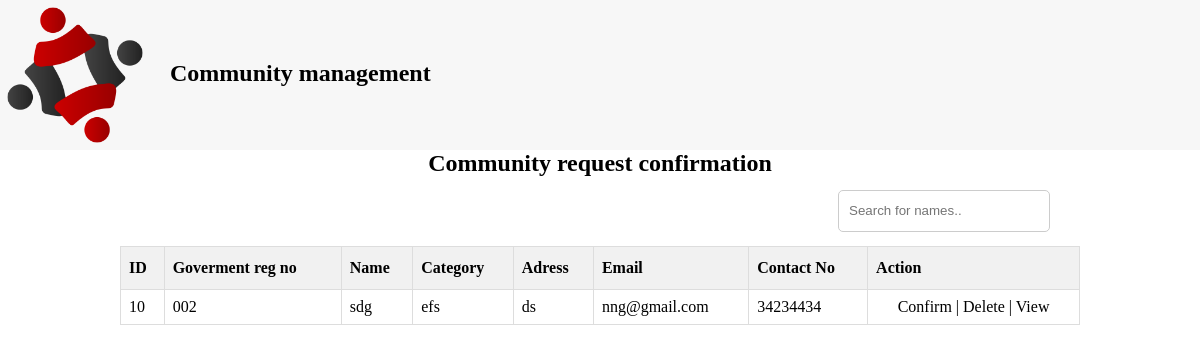
The page /inc/community_view.php (signed in) on the database its author committed.
### tables this page shows
CREATE TABLE IF NOT EXISTS `community` (
  `id` int(11) NOT NULL AUTO_INCREMENT,
  `gov_reg_no` varchar(100) NOT NULL,
  `name` varchar(200) NOT NULL,
  `category` varchar(100) NOT NULL,
  `adress` varchar(200) NOT NULL,
  `email` varchar(200) NOT NULL,
  `contact_no` int(11) NOT NULL,
  `status` varchar(50) NOT NULL,
  `acc_num` varchar(20) NOT NULL,
  `pass` varchar(200) NOT NULL,
  PRIMARY KEY (`id`,`gov_reg_no`)
);

### inc/community_view.php (the view, shortened to what this page needs)
<?php
$connection = mysqli_connect('localhost', 'root', '');
?>
<!DOCTYPE HTML PUBLIC "-//W3C//DTD HTML 4.01 Transitional//EN" "http://www.w3.org/TR/html4/loose.dtd">
<html>
<head>
<link rel="stylesheet" type="text/css" href="../css/sty.css">
</head>
<body>
<div id="head_space">
	<a href="sys.php"><img src="../img/nomad-community-logo.png" width="150px" height="150px"></a>
	<h2 id="sys_nm">Community management</h2>
</div>
<h2 align="center">Community request confirmation</h2>
<input type="text" id="myInput" onkeyup="myFunction()" placeholder="Search for names..">
	<table id="donator">
  <tr>
  	<th>ID</th>
    <th>Goverment reg no</th>
    <th>Name</th>
    <th>Category</th>
    <th>Adress</th>
    <th>Email</th>
    <th>Contact No</th>
    <th>Action</th>
  </tr>
  <?php
	$sql = "SELECT * from community where  status='pending'";
	$result = $connection->query($sql);
	if ($result->num_rows > 0) {
    while($row = $result->fetch_assoc()) {
  ?>
  <tr>
    <td><?php echo $row["id"] ?></td>
    <td><?php echo $row["gov_reg_no"] ?></td>
    <td><?php echo $row["name"] ?></td>
    <td><?php echo $row["category"] ?></td>
    <td><?php echo $row["adress"] ?></td>
    <td><?php echo $row["email"] ?></td>
    <td><?php echo $row["contact_no"] ?></td>
    <td align="center"><a href="community_confirm.php?RID=<?php echo $row['id'];?>" onclick="return confirm('Do you want to accept this request?')">Confirm</a> | <a href="community_delete.php?RID=<?php echo $row['id'];?>" onclick="return confirm('Are you sure?')">Delete</a> |<a href="view_profile.php?Rid=<?php echo $row['id'];?>" target="_blank"> View</a></td>
  </tr>
<?php } } ?>
</table>
</body>
</html>

### css/sty.css (style rules this page uses)
* { padding:0; margin:0; }
a { text-decoration: none; color: black; }
a { text-decoration: none; }
input { width: 95%; line-height:3em; font-family: 'Ubuntu', sans-serif; margin:1em; border-radius:5px; border:1px solid #CCC; outline:none; padding-left:10px; }
#head_space { width: 100%; height: 150px; background-color:#f7f7f7 ; }
#sys_nm { margin-left: 170px; margin-top: -90px; }
table { margin: auto; }
#donator { border-collapse: collapse; width: 80%; margin: auto; margin-top: 20px; }
#donator td, #donator th { border: 1px solid #ddd; padding: 8px; }
#donator th { padding-top: 12px; padding-bottom: 12px; text-align: left; background-color: #f1f1f1; color:black; }
#myInput { width: 200px; float: right; margin-right: 150px; }

### rows shown on the page
community: id "10", gov_reg_no "002", name "sdg", category "efs", adress "ds", email "nng@gmail.com", contact_no "34234434"
